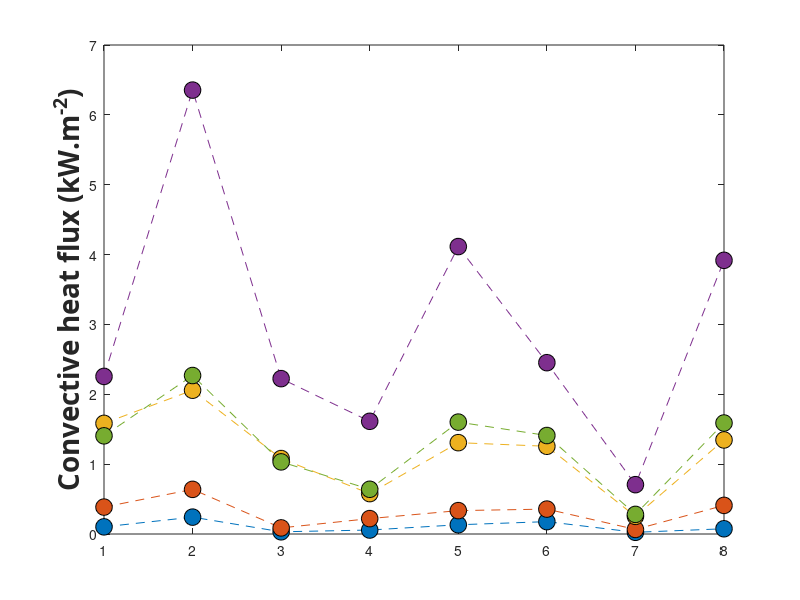

Write the MATLAB code that produced this figure. (Note: this script raises an error after producing the figure.)
clear;
close all;
%AS3959 sensitivity analysis fuel consumption forest FDI 100 BAL 29 Convective heat flux 

Convective_heat_flux_fuel_20percent = [0.102375853	0.241610027	0.031500016	0.056864098	0.132070424	0.17705734	0.024211695	0.075158733];
Convective_heat_flux_fuel_40percent = [0.385286598	0.639024	0.087570423	0.22051258	0.334801873	0.35662636	0.065678716	0.409579905];
Convective_heat_flux_fuel_60percent = [1.583513025	2.058341467	1.079859703	0.57837162	1.307661067	1.2556746	0.252585093	1.3464226];
Convective_heat_flux_fuel_80percent = [2.255732	6.3544674	2.224152967	1.613208	4.1146526	2.4526362	0.70616356	3.91766895];
Convective_heat_flux_fuel_Thomas = [1.40536681	2.268627233	1.03244872	0.64017631	1.601788367	1.4098213	0.280742243	1.58887365];


plot([Convective_heat_flux_fuel_20percent],'o--','MarkerSize',12,'MarkerEdgeColor','black','MarkerFaceColor',[0, 0.4470, 0.7410]);
hold on
plot([Convective_heat_flux_fuel_40percent],'o--','MarkerSize',12,'MarkerEdgeColor','black','MarkerFaceColor',[0.8500, 0.3250, 0.0980]);
plot([Convective_heat_flux_fuel_60percent],'o--','MarkerSize',12,'MarkerEdgeColor','black','MarkerFaceColor',[0.9290, 0.6940, 0.1250]);
plot([Convective_heat_flux_fuel_80percent],'o--','MarkerSize',12,'MarkerEdgeColor','black','MarkerFaceColor',[0.4940, 0.1840, 0.5560]);
plot([Convective_heat_flux_fuel_Thomas],'o--','MarkerSize',12,'MarkerEdgeColor','black','MarkerFaceColor',[0.4660, 0.6740, 0.1880]);



ylabel('Convective heat flux (kW.m^{-2})','FontWeight','bold','FontSize',20,...
    'FontName','Calibri');





ax = gca;
ax.XTickLabels = {'Roof','Gutter','Sub-floor','Door','Deck','Window','Back wall','Front wall'};
grid on;


box on
xtickangle(45)
xlabel('Location','FontWeight','bold','FontSize',20,...
    'FontName','Calibri');

set(gca,'fontsize',18);

legend('fuel consumption 20%','fuel consumption 40%','fuel consumption 60%','fuel consumption 80%','fuel consumption Thomas et al.')
